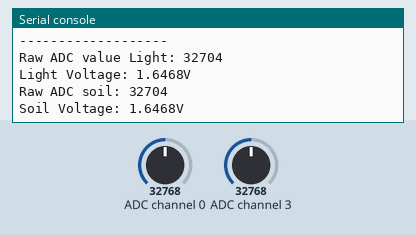
Recording of a program running on a simulated CircuitPython board. Parts: the last lines printed to the serial console. The inputs (shaded band) are chosen by the test bench; at power-on: ADC channel 0 = 32768, ADC channel 3 = 32768 (analog values on the 0–65535 scale).

Above: at 1.2 s.
1.3 s: ADC channel 0 set to 45874
4.0 s: ADC channel 3 set to 45874
At 4.9 s:
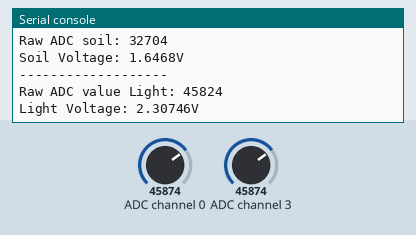
6.7 s: ADC channel 0 set to 57670
At 9.3 s:
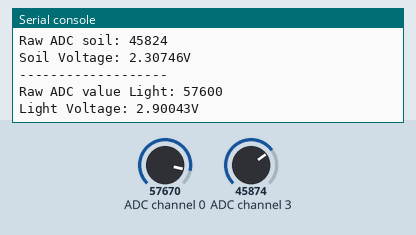
9.4 s: ADC channel 3 set to 57670
At 10.5 s:
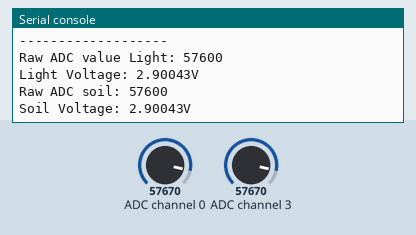

Measured:
- after the input at 6.7 s, the serial console: prints a new line after 2.3 s (image 2)
- after the input at 9.4 s, the serial console: prints a new line after 0.11 s (image 3)

The program:

light_sens.py
```python
import busio
import digitalio
import board

from time import sleep
import adafruit_mcp3xxx.mcp3004 as MCP
from adafruit_mcp3xxx.analog_in import AnalogIn

#spi bus
spi = busio.SPI(clock=board.SCK, MISO=board.MISO, MOSI=board.MOSI)

#chip select
cs = digitalio.DigitalInOut(board.D5)

#mcp object
mcp = MCP.MCP3004(spi, cs)

#analog light channel
light_chan = AnalogIn(mcp, MCP.P0)
soil_chan = AnalogIn(mcp, MCP.P3)

while True:
    print('-------------------')
    print("Raw ADC value Light: " +str(light_chan.value))
    print('Light Voltage: ' +str(light_chan.voltage)+'V')
    sleep(0.5)
    print("Raw ADC soil: " + str(soil_chan.value))
    print('Soil Voltage: '+ str(soil_chan.voltage)+'V')
    sleep(4)
```
